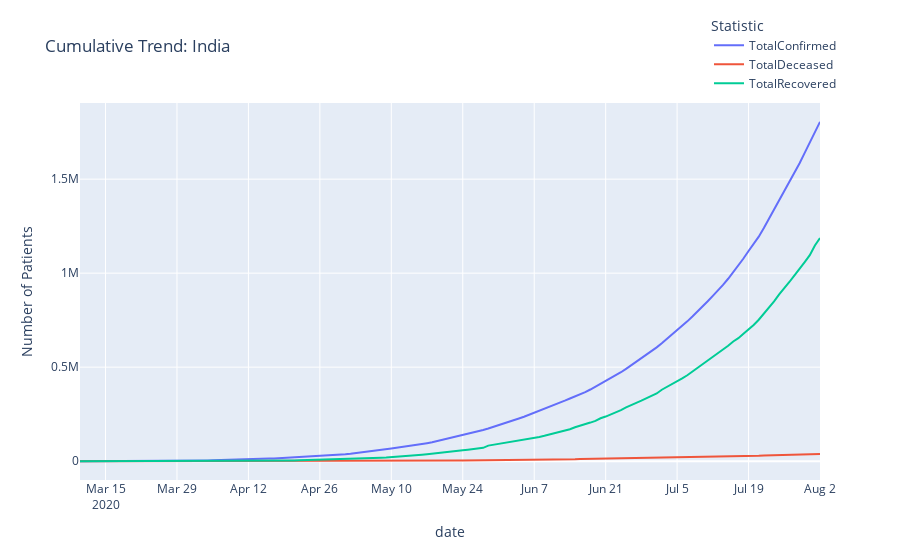

Notebook source saved alongside this figure:
### Code cell
fig = india_data[['TotalConfirmed', 'TotalDeceased',
                  'TotalRecovered']].iloc[40:].plot(title=' Cumulative Trend: India')
fig.update_layout(yaxis=dict(title='Number of Patients'),
                  legend_title_text='Statistic', legend=dict(x=.85, y=1.24))

### Figure 1 — Plotly figure (JSON) as saved in the notebook; plotly's stock layout.template omitted (floating-point values rounded to 4 significant figures; data arrays with more than 128 entries replaced by an {"elided": "..."} marker saying what was removed)
{"data": [{"hovertemplate": "variable=TotalConfirmed<br>date=%{x}<br>value=%{y}<extra></extra>", "legendgroup": "TotalConfirmed", "line": {"color": "#636efa", "dash": "solid"}, "mode": "lines", "name": "TotalConfirmed", "orientation": "v", "showlegend": true, "type": "scatter", "x": {"elided": "146 str values"}, "xaxis": "x", "y": {"elided": "146 int values"}, "yaxis": "y"}, {"hovertemplate": "variable=TotalDeceased<br>date=%{x}<br>value=%{y}<extra></extra>", "legendgroup": "TotalDeceased", "line": {"color": "#EF553B", "dash": "solid"}, "mode": "lines", "name": "TotalDeceased", "orientation": "v", "showlegend": true, "type": "scatter", "x": {"elided": "146 str values"}, "xaxis": "x", "y": {"elided": "146 int values"}, "yaxis": "y"}, {"hovertemplate": "variable=TotalRecovered<br>date=%{x}<br>value=%{y}<extra></extra>", "legendgroup": "TotalRecovered", "line": {"color": "#00cc96", "dash": "solid"}, "mode": "lines", "name": "TotalRecovered", "orientation": "v", "showlegend": true, "type": "scatter", "x": {"elided": "146 str values"}, "xaxis": "x", "y": {"elided": "146 int values"}, "yaxis": "y"}], "layout": {"legend": {"title": {"text": "Statistic"}, "tracegroupgap": 0, "x": 0.85, "y": 1.24}, "title": {"text": " Cumulative Trend: India"}, "xaxis": {"anchor": "y", "domain": [0, 1], "title": {"text": "date"}}, "yaxis": {"anchor": "x", "domain": [0, 1], "title": {"text": "Number of Patients"}}}}
